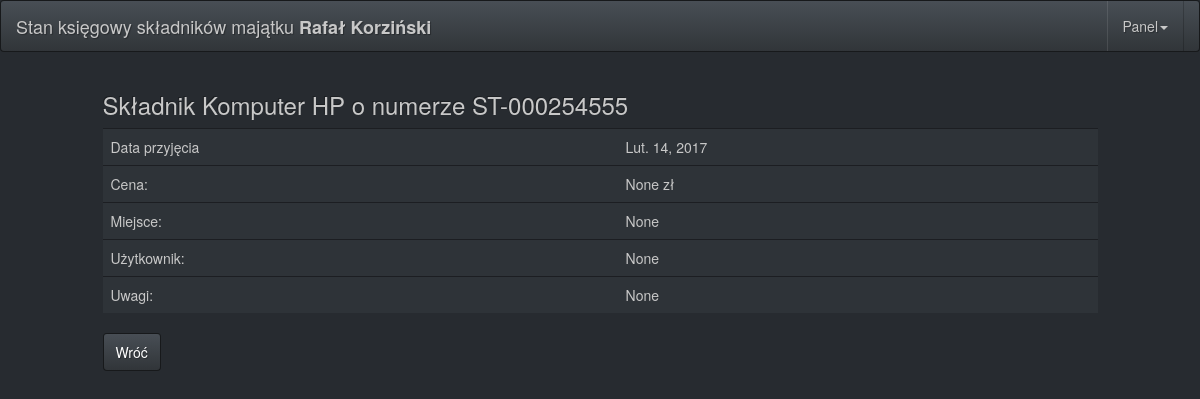
/detail-view-st/2/ (signed in), run on the app's committed database.
### store/models.py (models this page shows, shortened)
class NrSt(models.Model):
	owner = models.ForeignKey(settings.AUTH_USER_MODEL)
	nr_st = models.CharField(max_length = 9, unique=True)
	name = models.CharField(max_length = 255)
	data_przyjecia = models.DateField(default=date.today)
	price = models.DecimalField(null = True, blank = True, max_digits = 20, decimal_places = 2)
	uwagi = models.TextField(null = True, blank=True)
	dzierzawca = models.CharField(max_length = 255, null = True, blank=True)
	place = models.CharField(max_length = 255, null = True, blank=True)

### store/views.py (the view)
# urls.py: url(r'^detail-view-st/(?P<pk>\d+)/$', login_required(DetailViewSt.as_view(), login_url="/"), name='detail-view-st'),
class DetailViewSt(DetailView):
	model = NrSt
	template_name = 'store/detail-view-st.html'

### store/templates/store/detail-view-st.html
{% extends "base.html"  %}
{% block 'content' %}
<h3>Składnik {{ object.name }} o numerze ST-{{ object.nr_st }}</h3>
<table class="table">
<tr><td>Data przyjęcia</td><td>{{ object.data_przyjecia }}</td></tr>
<tr><td>Cena:</td><td>{{ object.price }} zł</td></tr>
<tr><td>Miejsce:</td><td>{{ object.place }}</td></tr>
<tr><td>Użytkownik:</td><td>{{ object.dzierzawca }}</td></tr>
<tr><td>Uwagi:</td><td>{{ object.uwagi }}</td></tr>
</table>
<button type="" class="btn btn-default" onclick="location.href='/'">Wróć</button>
{% endblock %}

### templates/base.html (shortened to what this page needs)
{% load staticfiles %}
<!doctype html>
<html class="no-js" lang="">
    <head>
        <link rel="stylesheet" href="https://maxcdn.bootstrapcdn.com/bootstrap/3.3.7/css/bootstrap.min.css">
        <link rel="stylesheet" href="//code.jquery.com/ui/1.12.1/themes/base/jquery-ui.css">
        <link href="{% static 'css/bootstrap.min.css' %}" rel="stylesheet">
    </head>
    <body>
    <nav class="navbar navbar-default">
      <div class="container-fluid">
        <div class="navbar-header">
          <a class="navbar-brand" href="/">Stan księgowy składników majątku <strong>{{user.first_name }} {{ user.last_name }}</strong></a>
        </div>
        <div class="collapse navbar-collapse" id="bs-example-navbar-collapse-1">
          <ul class="nav navbar-nav navbar-right">
            <li class="dropdown">
              <a href="#" class="dropdown-toggle" data-toggle="dropdown" role="button" aria-expanded="false">Panel<span class="caret"></span></a>
            </li>
          </ul>
        </div>
      </div>
    </nav>
    <div class="content">
        <div class="row">
            <div class="col-lg-1">
            </div>
            <div class="col-lg-10">
                {% block 'content'  %}
                {% endblock  %}
            </div>
            <div class="col-lg-1">
            </div>
        </div>
    </div>
    </body>
</html>

### data on the page
NrSt: name "Komputer HP", nr_st "000254555", data_przyjecia "Lut. 14, 2017", price "None", place "None", dzierzawca "None", uwagi "None"

### other printed values
{{ user.first_name }} "Rafał"
{{ user.last_name }} "Korziński"
